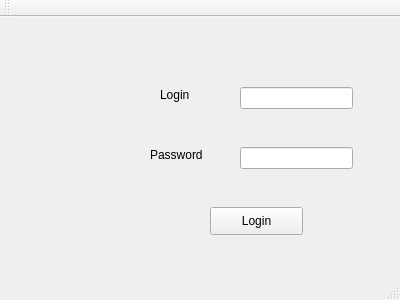
<?xml version="1.0" encoding="UTF-8"?>
<ui version="4.0">
 <class>MainWindow</class>
 <widget class="QMainWindow" name="MainWindow">
  <property name="geometry">
   <rect>
    <x>0</x>
    <y>0</y>
    <width>400</width>
    <height>300</height>
   </rect>
  </property>
  <property name="windowTitle">
   <string>MainWindow</string>
  </property>
  <widget class="QWidget" name="centralWidget">
   <widget class="QLineEdit" name="lineEdit_password">
    <property name="geometry">
     <rect>
      <x>240</x>
      <y>130</y>
      <width>113</width>
      <height>22</height>
     </rect>
    </property>
   </widget>
   <widget class="QLineEdit" name="lineEdit_username">
    <property name="geometry">
     <rect>
      <x>240</x>
      <y>70</y>
      <width>113</width>
      <height>22</height>
     </rect>
    </property>
   </widget>
   <widget class="QLabel" name="label">
    <property name="geometry">
     <rect>
      <x>160</x>
      <y>70</y>
      <width>55</width>
      <height>16</height>
     </rect>
    </property>
    <property name="text">
     <string>Login</string>
    </property>
   </widget>
   <widget class="QLabel" name="label_2">
    <property name="geometry">
     <rect>
      <x>150</x>
      <y>130</y>
      <width>55</width>
      <height>16</height>
     </rect>
    </property>
    <property name="text">
     <string>Password</string>
    </property>
   </widget>
   <widget class="QPushButton" name="pushButton">
    <property name="geometry">
     <rect>
      <x>210</x>
      <y>190</y>
      <width>93</width>
      <height>28</height>
     </rect>
    </property>
    <property name="text">
     <string>Login</string>
    </property>
   </widget>
  </widget>
  <widget class="QMenuBar" name="menuBar">
   <property name="geometry">
    <rect>
     <x>0</x>
     <y>0</y>
     <width>400</width>
     <height>26</height>
    </rect>
   </property>
  </widget>
  <widget class="QToolBar" name="mainToolBar">
   <attribute name="toolBarArea">
    <enum>TopToolBarArea</enum>
   </attribute>
   <attribute name="toolBarBreak">
    <bool>false</bool>
   </attribute>
  </widget>
  <widget class="QStatusBar" name="statusBar"/>
 </widget>
 <layoutdefault spacing="6" margin="11"/>
 <resources/>
 <connections/>
</ui>
